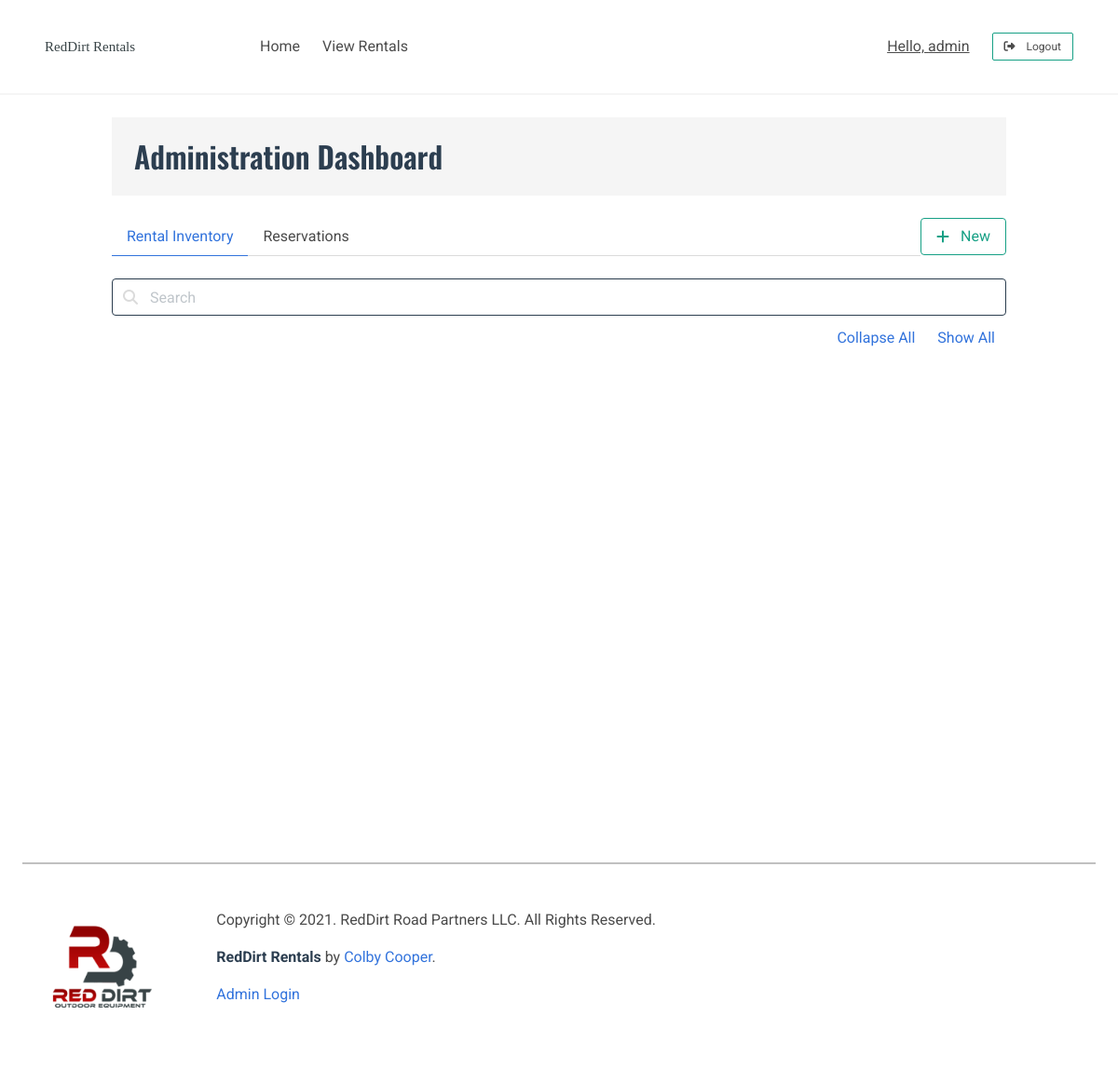
The app's page /admin/inventory (signed in), older data.
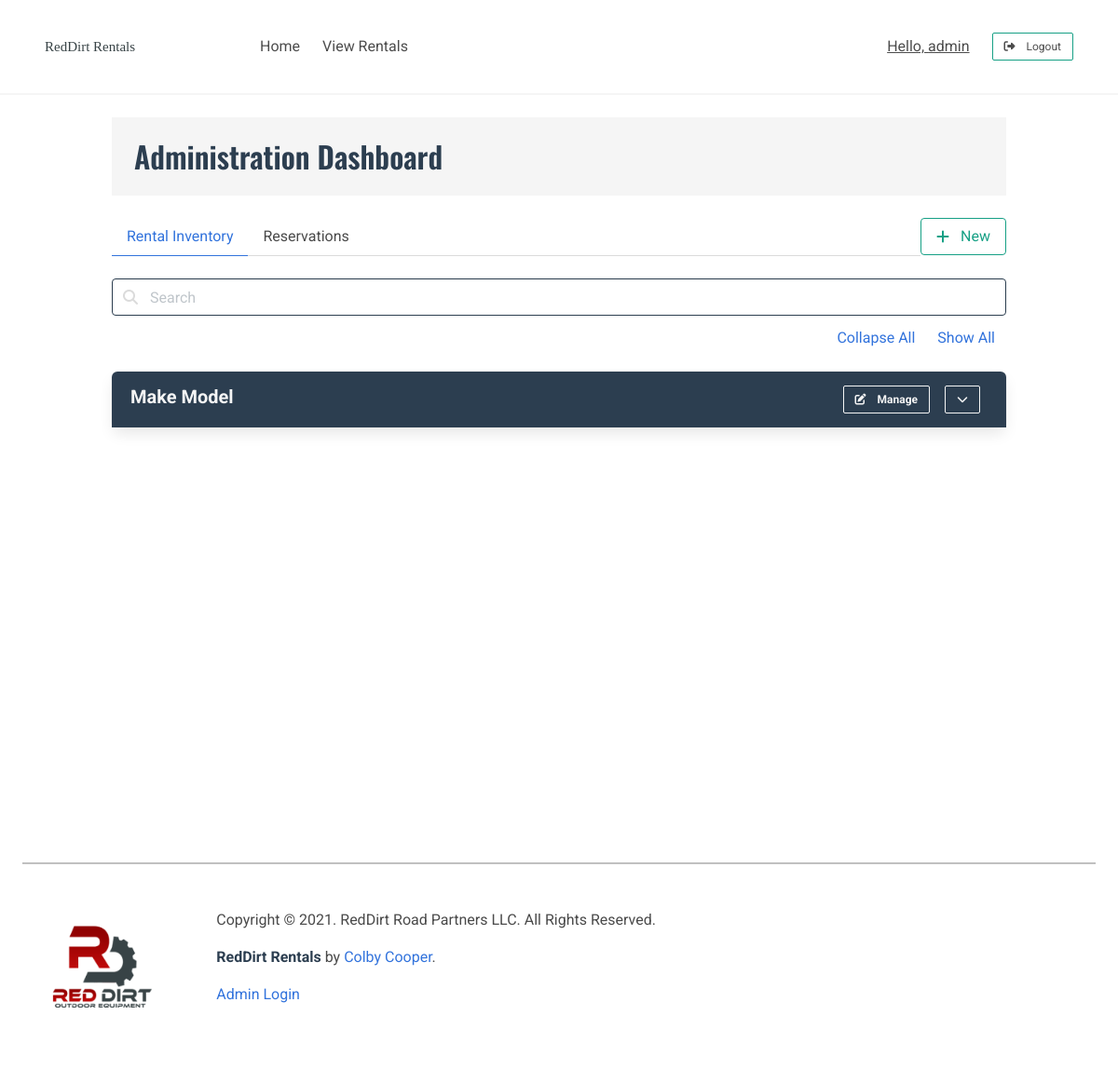
The same page, newer data.
### tables this page shows
CREATE TABLE inventory (
    id INTEGER PRIMARY KEY AUTOINCREMENT,
    category TEXT,
    make TEXT,
    model TEXT,
    fuel_type TEXT,
    horsepower TEXT, 
    deck_size TEXT,
    implements TEXT,
    stock TEXT,
    drive TEXT,
    rate FLOAT,
    image_paths BLOB,
    job_category TEXT,
    price_range TEXT, 
    is_available INTEGER DEFAULT 1,
    available_on DATE,
    rented_by TEXT,
    rent_queue TEXT,
    is_shown INTEGER DEFAULT 1,
    description TEXT,
    features TEXT
);

### rentals_app/admin.py (the view)
@admin.route('/inventory')
@login_required
def inventory():
    con, cur = helpers.connect_to_db()
    con.row_factory = sqlite3.Row
    cur.execute('SELECT * FROM inventory WHERE 1=1')
    rows = cur.fetchall()
    con.close()
    return render_template('admin/index.html', rows=rows)

### rentals_app/auth.py (called while the page is built)
@auth.before_app_request
def check_status():
    if session.get('status') == 'AUTHENTICATED':
        redirect('/admin/inventory')
    else:
        session['status'] = 'FAILED'

def login_required(view):
    @functools.wraps(view)
    def wrapped_view(**kwargs):
        IS_AUTHENTICATED = session.get('status') == 'AUTHENTICATED'
        IS_EXPIRED = session.get('expire') is not None and session.get('expire') < datetime.datetime.now()
        if not IS_AUTHENTICATED:
            session.pop('status')
            flash('You must be logged in to view that page.')
            return redirect(url_for('auth.login'))
        if IS_EXPIRED:
            session.pop('username')
            session['status'] = 'FAILED'
            session.pop('IS_ADMIN')
            flash('Please reverify your credentials.')
            return redirect(url_for('auth.login'))
        return view(**kwargs)
    return wrapped_view

### rentals_app/helpers.py (called while the page is built)
def connect_to_db():
    con = sqlite3.connect('/Users/colby/RedDirtRentals/database.db')
    return con, con.cursor()

### rentals_app/templates/admin/index.html (shortened to what this page needs)
{% extends "base.html" %}
{% block content %}
<div class="container is-fluid my-5">
    <div class="container is-max-desktop">
        <div class="p-5 has-background-light">
            <h1 class="title is-family-secondary">Administration Dashboard</h1>
        </div>
        <div class="tabs">
            <ul>
                <li class="tab-item is-active"><a id="inventory_tab">Rental Inventory</a></li>
                <li class="tab-item "><a id="reservations_tab">Reservations</a></li>
            </ul>
            <a href="{{ url_for('admin.new') }}"
               class="button is-info is-outlined">
                <i class="fas fa-plus mr-3"></i>New
            </a>
        </div>
        <div id="inventory_tab_view"
             class="">
            <div class="is-flex is-flex-direction-column mb-3">
                <form action=""
                      method="">
                    <div class="field is-fullwidth">
                        <p class="control has-icons-left">
                            <input class="input is-dark"
                                   type="text"
                                   name="inventory_query "
                                   placeholder="Search ">
                            <span class="icon is-small is-left ">
                            </span>
                        </p>
                    </div>
                </form>
            </div>
            <div class="is-flex is-flex-direction-row is-justify-content-flex-end pb-5">
                <a id="collapse_all_inventory"
                   class="is-link has-text-link mx-3">Collapse All</a>
                <a id="show_all_inventory"
                   class="is-link has-text-link mx-3">Show All</a>
            </div>
            {% for row in rows %}
            <nav class="panel"
                 id="inventory-panel-{{ row[0] }} ">
                <div class="panel-heading has-background-dark has-text-light is-flex is-flex-direction-row">
                    <p class="is-flex-grow-5">{{ row[2] }} {{ row[3] }}</p>
                    <a href="{{ url_for( 'admin.details', id=row[0]) }} "
                       class="button is-outlined is-small is-light mx-2">
                        <i class=" fas fa-edit mr-3 "></i>Manage
                    </a>
                    <button class="button is-outlined is-small is-light expand-toggle mx-2">
                        <i class="fas fa-chevron-down "></i>
                    </button>
                </div>
            </nav>
            {% endfor %}
        </div>
    </div>
</div>
{% endblock %}

### rentals_app/templates/base.html (shortened to what this page needs)
<!doctype html>
<html lang="en">
<head>
    <link href="{{ url_for('static', filename='custom.css') }}" rel="stylesheet">
    <link href="{{ url_for('static', filename='global.css') }}" rel="stylesheet">
</head>
<body class="" style="min-height: 100vh;">
    <nav class="navbar is-light has-background-primary p-5" role="navigation" aria-label="main navigation">
        <div class="navbar-brand">
            <a class="navbar-item" href="{{ url_for('index.root') }}">
                <img src="{{ url_for('static', filename='res/logo_dark.svg') }}" class="px-3">
            </a>
        </div>
        <div id="navbar" class="navbar-menu">
            <div class="navbar-start">
                <a class="navbar-item px-3" href="{{ url_for('index.root') }}">Home</a>
                <a class="navbar-item px-3" href="/rentals/all">View Rentals</a>
            </div>
            <div class="navbar-end mx-5">
                {% if session['status'] == 'AUTHENTICATED' %}
                <a class="navbar-item mx-3" href="{{ url_for('admin.root') }}"><u>Hello, {{ session['username'] }}</u></a>
                <a href="{{ url_for('auth.logout') }}" class="is-align-self-center navbar-item button is-small is-info is-outlined px-3">
                    <i class="fas fa-sign-out-alt mr-3"></i>Logout
                </a> {% else %}
                <a class="navbar-item button is-outlined" href="{{ url_for('index.send_to_rde') }}">
                    <i class="fas fa-shopping-cart mr-3"></i> Cart
                </a> {% endif %}
            </div>
        </div>
    </nav>
    <div style="border-top: 2px solid whitesmoke;"></div>
    <div style="min-height: 100vh">
        {% block content %} {% endblock %}
    </div>
    <footer class="footer has-background-white px-5 py-0 pb-6" style="position: sticky; bottom: calc(100vh -151px); width: 100%">
        <div class="" style="border-top: 2px solid silver;"></div>
        <div class="is-flex pt-6">
            <img src="{{ url_for('static', filename='res/logo_square_color.png') }}" style="height:125px;">
            <div class="content p-0 px-6">
                <p>Copyright &copy; 2021. RedDirt Road Partners LLC. All Rights Reserved.</p>
                <p><strong>RedDirt Rentals</strong> by <a href="mailto:ccooper@reddirtequipment.com">Colby Cooper</a>.</p>
                <p><a href="{{ url_for('auth.login') }}">Admin Login</a></p>
            </div>
        </div>
    </footer>
</body>
</html>

Row changes from the older to the newer data that the page shows:
added inventory: make "Make", model "Model"
